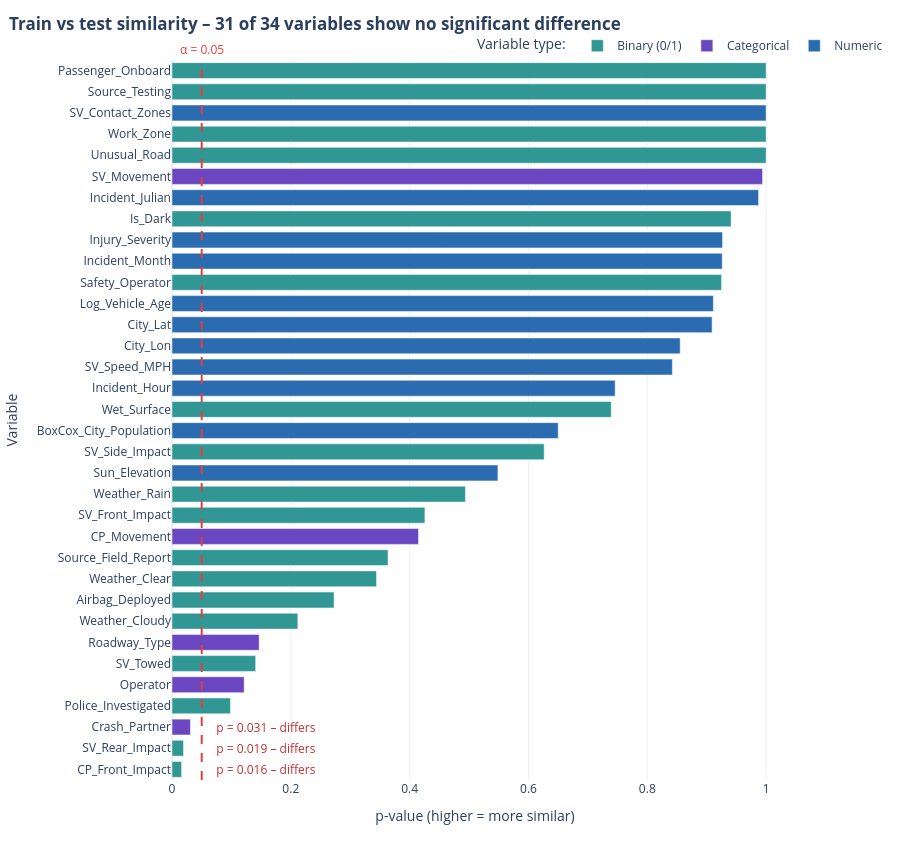

Write notebook code for a chart like this one.
### Code cell
# @title
split_tests = validator.tests()
validator.plot()

### Figure 1 — Plotly figure (JSON) as saved in the notebook; plotly's stock layout.template omitted (floating-point values rounded to 4 significant figures)
{"data": [{"customdata": [["Chi-square", 5.783], ["Chi-square", 5.465], ["Chi-square", 2.731], ["Chi-square", 2.169], ["Chi-square", 1.559], ["Chi-square", 1.202], ["Chi-square", 0.8945], ["Chi-square", 0.8256], ["Chi-square", 0.6345], ["Chi-square", 0.468], ["Chi-square", 0.2369], ["Chi-square", 0.1107], ["Chi-square", 0.008855], ["Chi-square", 0.005461], ["Chi-square", 0], ["Chi-square", 0], ["Chi-square", 0], ["Chi-square", 0]], "hovertemplate": "Type=Binary (0/1)<br>p-value=%{x:.3f}<br>Variable=%{y}<br>Test=%{customdata[0]}<br>Statistic=%{customdata[1]:.3f}<extra></extra>", "legendgroup": "Binary (0/1)", "marker": {"color": "#319795", "pattern": {"shape": ""}}, "name": "Binary (0/1)", "orientation": "h", "showlegend": true, "textposition": "auto", "type": "bar", "x": [0.01618, 0.0194, 0.09844, 0.1408, 0.2119, 0.2728, 0.3443, 0.3636, 0.4257, 0.4939, 0.6264, 0.7393, 0.925, 0.9411, 1.0, 1.0, 1.0, 1.0], "xaxis": "x", "y": ["CP_Front_Impact", "SV_Rear_Impact", "Police_Investigated", "SV_Towed", "Weather_Cloudy", "Airbag_Deployed", "Weather_Clear", "Source_Field_Report", "SV_Front_Impact", "Weather_Rain", "SV_Side_Impact", "Wet_Surface", "Safety_Operator", "Is_Dark", "Unusual_Road", "Work_Zone", "Source_Testing", "Passenger_Onboard"], "yaxis": "y"}, {"customdata": [["Chi-square", 15.41], ["Chi-square", 7.287], ["Chi-square", 5.369], ["Chi-square", 7.135], ["Chi-square", 0.4441]], "hovertemplate": "Type=Categorical<br>p-value=%{x:.3f}<br>Variable=%{y}<br>Test=%{customdata[0]}<br>Statistic=%{customdata[1]:.3f}<extra></extra>", "legendgroup": "Categorical", "marker": {"color": "#6B46C1", "pattern": {"shape": ""}}, "name": "Categorical", "orientation": "h", "showlegend": true, "textposition": "auto", "type": "bar", "x": [0.03105, 0.1215, 0.1467, 0.4149, 0.994], "xaxis": "x", "y": ["Crash_Partner", "Operator", "Roadway_Type", "CP_Movement", "SV_Movement"], "yaxis": "y"}, {"customdata": [["Kolmogorov–Smirnov", 0.07845], ["Kolmogorov–Smirnov", 0.07232], ["Kolmogorov–Smirnov", 0.06648], ["Kolmogorov–Smirnov", 0.0602], ["Kolmogorov–Smirnov", 0.05937], ["Kolmogorov–Smirnov", 0.05482], ["Kolmogorov–Smirnov", 0.0546], ["Kolmogorov–Smirnov", 0.05331], ["Kolmogorov–Smirnov", 0.05326], ["Kolmogorov–Smirnov", 0.04355], ["Kolmogorov–Smirnov", 0.01452]], "hovertemplate": "Type=Numeric<br>p-value=%{x:.3f}<br>Variable=%{y}<br>Test=%{customdata[0]}<br>Statistic=%{customdata[1]:.3f}<extra></extra>", "legendgroup": "Numeric", "marker": {"color": "#2B6CB0", "pattern": {"shape": ""}}, "name": "Numeric", "orientation": "h", "showlegend": true, "textposition": "auto", "type": "bar", "x": [0.5486, 0.65, 0.7459, 0.8423, 0.8553, 0.9091, 0.9112, 0.9261, 0.9266, 0.9873, 1.0], "xaxis": "x", "y": ["Sun_Elevation", "BoxCox_City_Population", "Incident_Hour", "SV_Speed_MPH", "City_Lon", "City_Lat", "Log_Vehicle_Age", "Incident_Month", "Injury_Severity", "Incident_Julian", "SV_Contact_Zones"], "yaxis": "y"}], "layout": {"annotations": [{"font": {"color": "#E53E3E"}, "showarrow": false, "text": "α = 0.05", "x": 0.05, "y": 1, "yanchor": "bottom", "yref": "paper"}, {"font": {"color": "#C53030"}, "showarrow": false, "text": "  p = 0.016 – differs", "x": 0.06, "xanchor": "left", "y": "CP_Front_Impact"}, {"font": {"color": "#C53030"}, "showarrow": false, "text": "  p = 0.019 – differs", "x": 0.06, "xanchor": "left", "y": "SV_Rear_Impact"}, {"font": {"color": "#C53030"}, "showarrow": false, "text": "  p = 0.031 – differs", "x": 0.06, "xanchor": "left", "y": "Crash_Partner"}], "bargap": 0.25, "barmode": "relative", "height": 860, "legend": {"orientation": "h", "title": {"text": "Variable type: "}, "tracegroupgap": 0, "x": 0.5, "y": 1.04}, "margin": {"t": 60}, "shapes": [{"line": {"color": "#E53E3E", "dash": "dash"}, "type": "line", "x0": 0.05, "x1": 0.05, "xref": "x", "y0": 0, "y1": 1, "yref": "y domain"}], "title": {"text": "<b>Train vs test similarity – 31 of 34 variables show no significant difference</b>", "x": 0.01}, "xaxis": {"anchor": "y", "domain": [0, 1], "range": [0, 1.02], "title": {"text": "p-value (higher = more similar)"}}, "yaxis": {"anchor": "x", "categoryarray": ["CP_Front_Impact", "SV_Rear_Impact", "Crash_Partner", "Police_Investigated", "Operator", "SV_Towed", "Roadway_Type", "Weather_Cloudy", "Airbag_Deployed", "Weather_Clear", "Source_Field_Report", "CP_Movement", "SV_Front_Impact", "Weather_Rain", "Sun_Elevation", "SV_Side_Impact", "BoxCox_City_Population", "Wet_Surface", "Incident_Hour", "SV_Speed_MPH", "City_Lon", "City_Lat", "Log_Vehicle_Age", "Safety_Operator", "Incident_Month", "Injury_Severity", "Is_Dark", "Incident_Julian", "SV_Movement", "Unusual_Road", "Work_Zone", "SV_Contact_Zones", "Source_Testing", "Passenger_Onboard"], "categoryorder": "array", "domain": [0, 1], "title": {"text": "Variable"}}}}
